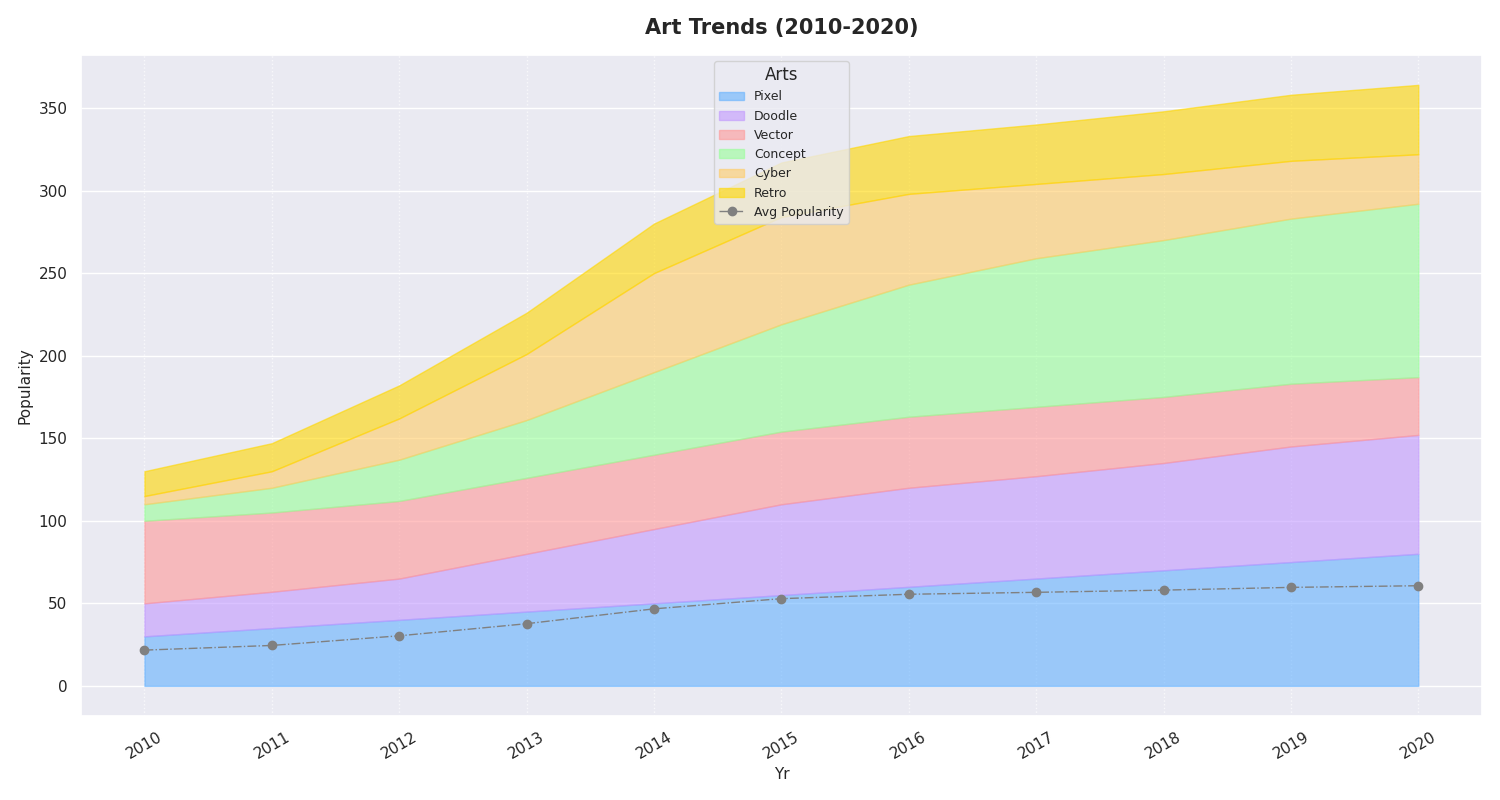

Here is the Python script that generated this plot:
import matplotlib.pyplot as plt
import numpy as np

years = np.arange(2010, 2021)

vector_art = np.array([30, 35, 40, 45, 50, 55, 60, 65, 70, 75, 80])
pixel_art = np.array([20, 22, 25, 35, 45, 55, 60, 62, 65, 70, 72])
concept_art = np.array([50, 48, 47, 46, 45, 44, 43, 42, 40, 38, 35])
cyberpunk = np.array([10, 15, 25, 35, 50, 65, 80, 90, 95, 100, 105])
doodle_art = np.array([5, 10, 25, 40, 60, 65, 55, 45, 40, 35, 30])

# New data series for Retro Art
retro_art = np.array([15, 17, 20, 25, 30, 33, 35, 36, 38, 40, 42])

cumulative_vector_art = vector_art
cumulative_pixel_art = cumulative_vector_art + pixel_art
cumulative_concept_art = cumulative_pixel_art + concept_art
cumulative_cyberpunk = cumulative_concept_art + cyberpunk
cumulative_doodle_art = cumulative_cyberpunk + doodle_art
cumulative_retro_art = cumulative_doodle_art + retro_art

average_popularity = (vector_art + pixel_art + concept_art + cyberpunk + doodle_art + retro_art) / 6

plt.figure(figsize=(15, 8))

plt.fill_between(years, 0, cumulative_vector_art, color='#66B2FF', label='Pixel', alpha=0.6)
plt.fill_between(years, cumulative_vector_art, cumulative_pixel_art, color='#C299FF', label='Doodle', alpha=0.6)
plt.fill_between(years, cumulative_pixel_art, cumulative_concept_art, color='#FF9999', label='Vector', alpha=0.6)
plt.fill_between(years, cumulative_concept_art, cumulative_cyberpunk, color='#99FF99', label='Concept', alpha=0.6)
plt.fill_between(years, cumulative_cyberpunk, cumulative_doodle_art, color='#FFCC66', label='Cyber', alpha=.6)
plt.fill_between(years, cumulative_doodle_art, cumulative_retro_art, color='#FFD700', label='Retro', alpha=.6)

plt.plot(years, average_popularity, color='grey', linewidth=1, linestyle='-.', label='Avg Popularity', marker='o')

plt.title('Art Trends (2010-2020)', fontsize=15, fontweight='bold', pad=15)
plt.xlabel('Yr', fontsize=11)
plt.ylabel('Popularity', fontsize=11)

plt.xticks(years, rotation=30, ha='center')

plt.grid(visible=True, linestyle=':', alpha=0.7, axis='x')

plt.legend(loc='upper center', title='Arts', fontsize=9, frameon=True)

plt.tight_layout()

plt.show()
